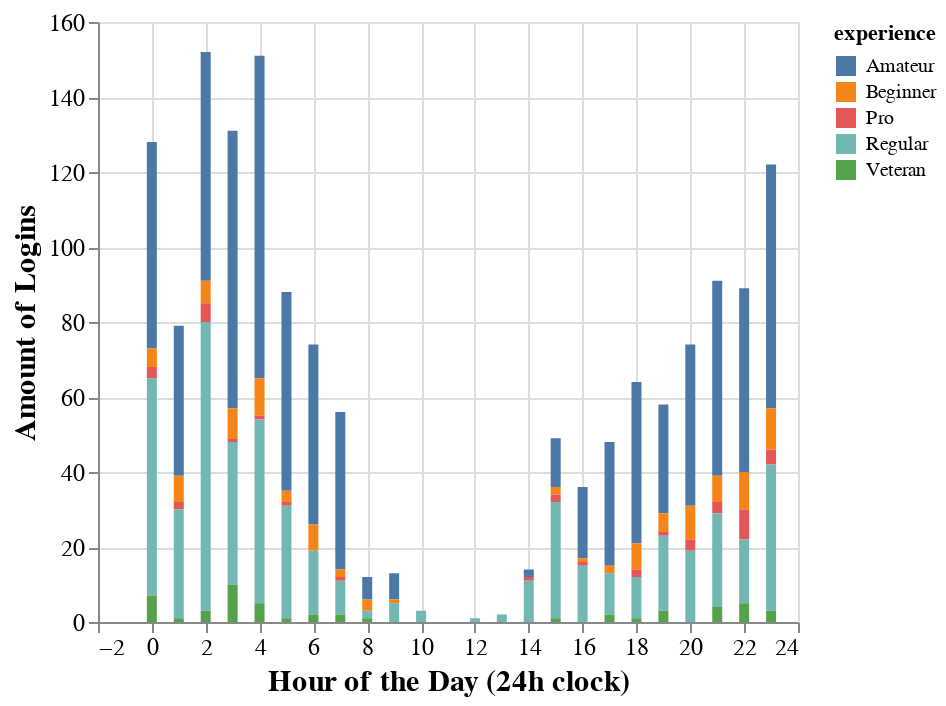

Notebook source saved alongside this figure:
### Code cell
logins_hour_plot

### Figure 1 — Vega-Lite specification as saved in the notebook (floating-point values rounded to 4 significant figures)
{"config": {"view": {"continuousWidth": 300, "continuousHeight": 300}, "axis": {"labelFontSize": 12, "titleFontSize": 15}}, "data": {"name": "data-c72533f390189ef6926c6b82c9ef06a7"}, "mark": {"type": "bar"}, "encoding": {"color": {"field": "experience", "type": "nominal"}, "x": {"field": "start_hour", "title": "Hour of the Day (24h clock)", "type": "quantitative"}, "y": {"field": "num_logins_hour", "title": "Amount of Logins", "type": "quantitative"}}, "width": 350, "$schema": "https://vega.github.io/schema/vega-lite/v5.20.1.json", "datasets": {"data-c72533f390189ef6926c6b82c9ef06a7": [{"start_hour": 0, "experience": "Amateur", "num_logins_hour": 55}, {"start_hour": 0, "experience": "Beginner", "num_logins_hour": 5}, {"start_hour": 0, "experience": "Pro", "num_logins_hour": 3}, {"start_hour": 0, "experience": "Regular", "num_logins_hour": 58}, {"start_hour": 0, "experience": "Veteran", "num_logins_hour": 7}, {"start_hour": 1, "experience": "Amateur", "num_logins_hour": 40}, {"start_hour": 1, "experience": "Beginner", "num_logins_hour": 7}, {"start_hour": 1, "experience": "Pro", "num_logins_hour": 2}, {"start_hour": 1, "experience": "Regular", "num_logins_hour": 29}, {"start_hour": 1, "experience": "Veteran", "num_logins_hour": 1}, {"start_hour": 2, "experience": "Amateur", "num_logins_hour": 61}, {"start_hour": 2, "experience": "Beginner", "num_logins_hour": 6}, {"start_hour": 2, "experience": "Pro", "num_logins_hour": 5}, {"start_hour": 2, "experience": "Regular", "num_logins_hour": 77}, {"start_hour": 2, "experience": "Veteran", "num_logins_hour": 3}, {"start_hour": 3, "experience": "Amateur", "num_logins_hour": 74}, {"start_hour": 3, "experience": "Beginner", "num_logins_hour": 8}, {"start_hour": 3, "experience": "Pro", "num_logins_hour": 1}, {"start_hour": 3, "experience": "Regular", "num_logins_hour": 38}, {"start_hour": 3, "experience": "Veteran", "num_logins_hour": 10}, {"start_hour": 4, "experience": "Amateur", "num_logins_hour": 86}, {"start_hour": 4, "experience": "Beginner", "num_logins_hour": 10}, {"start_hour": 4, "experience": "Pro", "num_logins_hour": 1}, {"start_hour": 4, "experience": "Regular", "num_logins_hour": 49}, {"start_hour": 4, "experience": "Veteran", "num_logins_hour": 5}, {"start_hour": 5, "experience": "Amateur", "num_logins_hour": 53}, {"start_hour": 5, "experience": "Beginner", "num_logins_hour": 3}, {"start_hour": 5, "experience": "Pro", "num_logins_hour": 1}, {"start_hour": 5, "experience": "Regular", "num_logins_hour": 30}, {"start_hour": 5, "experience": "Veteran", "num_logins_hour": 1}, {"start_hour": 6, "experience": "Amateur", "num_logins_hour": 48}, {"start_hour": 6, "experience": "Beginner", "num_logins_hour": 7}, {"start_hour": 6, "experience": "Regular", "num_logins_hour": 17}, {"start_hour": 6, "experience": "Veteran", "num_logins_hour": 2}, {"start_hour": 7, "experience": "Amateur", "num_logins_hour": 42}, {"start_hour": 7, "experience": "Beginner", "num_logins_hour": 2}, {"start_hour": 7, "experience": "Pro", "num_logins_hour": 1}, {"start_hour": 7, "experience": "Regular", "num_logins_hour": 9}, {"start_hour": 7, "experience": "Veteran", "num_logins_hour": 2}, {"start_hour": 8, "experience": "Amateur", "num_logins_hour": 6}, {"start_hour": 8, "experience": "Beginner", "num_logins_hour": 3}, {"start_hour": 8, "experience": "Regular", "num_logins_hour": 2}, {"start_hour": 8, "experience": "Veteran", "num_logins_hour": 1}, {"start_hour": 9, "experience": "Amateur", "num_logins_hour": 7}, {"start_hour": 9, "experience": "Beginner", "num_logins_hour": 1}, {"start_hour": 9, "experience": "Regular", "num_logins_hour": 5}, {"start_hour": 10, "experience": "Regular", "num_logins_hour": 3}, {"start_hour": 12, "experience": "Regular", "num_logins_hour": 1}, {"start_hour": 13, "experience": "Regular", "num_logins_hour": 2}, {"start_hour": 14, "experience": "Amateur", "num_logins_hour": 2}, {"start_hour": 14, "experience": "Pro", "num_logins_hour": 1}, {"start_hour": 14, "experience": "Regular", "num_logins_hour": 11}, {"start_hour": 15, "experience": "Amateur", "num_logins_hour": 13}, {"start_hour": 15, "experience": "Beginner", "num_logins_hour": 2}, {"start_hour": 15, "experience": "Pro", "num_logins_hour": 2}, {"start_hour": 15, "experience": "Regular", "num_logins_hour": 31}, {"start_hour": 15, "experience": "Veteran", "num_logins_hour": 1}, {"start_hour": 16, "experience": "Amateur", "num_logins_hour": 19}, {"start_hour": 16, "experience": "Beginner", "num_logins_hour": 1}, {"start_hour": 16, "experience": "Pro", "num_logins_hour": 1}, {"start_hour": 16, "experience": "Regular", "num_logins_hour": 15}, {"start_hour": 17, "experience": "Amateur", "num_logins_hour": 33}, {"start_hour": 17, "experience": "Beginner", "num_logins_hour": 2}, {"start_hour": 17, "experience": "Regular", "num_logins_hour": 11}, {"start_hour": 17, "experience": "Veteran", "num_logins_hour": 2}, {"start_hour": 18, "experience": "Amateur", "num_logins_hour": 43}, {"start_hour": 18, "experience": "Beginner", "num_logins_hour": 7}, {"start_hour": 18, "experience": "Pro", "num_logins_hour": 2}, {"start_hour": 18, "experience": "Regular", "num_logins_hour": 11}, {"start_hour": 18, "experience": "Veteran", "num_logins_hour": 1}, {"start_hour": 19, "experience": "Amateur", "num_logins_hour": 29}, {"start_hour": 19, "experience": "Beginner", "num_logins_hour": 5}, {"start_hour": 19, "experience": "Pro", "num_logins_hour": 1}, {"start_hour": 19, "experience": "Regular", "num_logins_hour": 20}, {"start_hour": 19, "experience": "Veteran", "num_logins_hour": 3}, {"start_hour": 20, "experience": "Amateur", "num_logins_hour": 43}, {"start_hour": 20, "experience": "Beginner", "num_logins_hour": 9}, {"start_hour": 20, "experience": "Pro", "num_logins_hour": 3}, {"start_hour": 20, "experience": "Regular", "num_logins_hour": 19}, {"start_hour": 21, "experience": "Amateur", "num_logins_hour": 52}, {"start_hour": 21, "experience": "Beginner", "num_logins_hour": 7}, {"start_hour": 21, "experience": "Pro", "num_logins_hour": 3}, {"start_hour": 21, "experience": "Regular", "num_logins_hour": 25}, {"start_hour": 21, "experience": "Veteran", "num_logins_hour": 4}, {"start_hour": 22, "experience": "Amateur", "num_logins_hour": 49}, {"start_hour": 22, "experience": "Beginner", "num_logins_hour": 10}, {"start_hour": 22, "experience": "Pro", "num_logins_hour": 8}, {"start_hour": 22, "experience": "Regular", "num_logins_hour": 17}, {"start_hour": 22, "experience": "Veteran", "num_logins_hour": 5}, {"start_hour": 23, "experience": "Amateur", "num_logins_hour": 65}, {"start_hour": 23, "experience": "Beginner", "num_logins_hour": 11}, {"start_hour": 23, "experience": "Pro", "num_logins_hour": 4}, {"start_hour": 23, "experience": "Regular", "num_logins_hour": 39}, {"start_hour": 23, "experience": "Veteran", "num_logins_hour": 3}]}}
